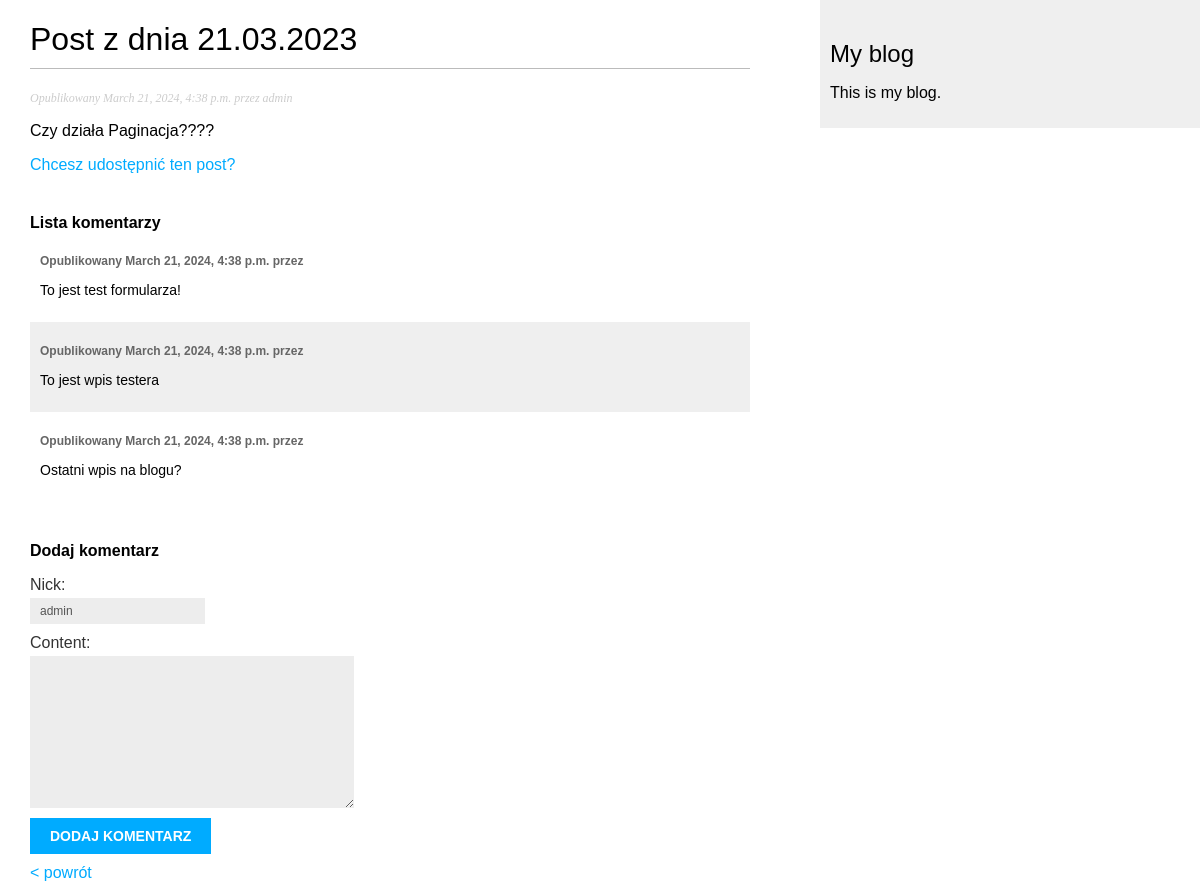
Screenshot of /blog/2024/3/21/post-z-dnia-21032023 (signed in) with the database file from the repository.
### blog/models.py (models this page shows, shortened)
class Post(models.Model):
    class Status(models.TextChoices):
        DRAFT = 'DF', 'Roboczy'
        PUBLISHED = 'PB', 'Opublikowany'
    title = models.CharField(max_length=200)
    slug = models.SlugField(max_length=200,
                            unique_for_date='publish')
    author = models.ForeignKey(User,
                               on_delete=models.CASCADE,
                               related_name='blog_post')
    body = models.TextField()
    publish = models.DateTimeField(default=timezone.now)
    create = models.DateTimeField(auto_now_add=True)
    update = models.DateTimeField(auto_now=True)
    status = models.CharField(max_length=2,
                              choices=Status.choices,
                              default=Status.DRAFT)
    object = models.Manager()
    published = PublishManager()
    class Meta:
        ordering = ['-publish']
        indexes = [
            models.Index(fields=['-publish'])
        ]

class Comment(models.Model):
    nick = models.CharField(max_length=30)
    content = models.CharField(max_length=1000)
    create = models.DateTimeField(auto_now_add=True)
    author = models.ForeignKey(User,
                               null=True,
                               default=None,
                               blank=True,
                               related_name='comments',
                               on_delete=models.CASCADE)
    post = models.ForeignKey(Post,
                             related_name='comments',
                             on_delete=models.CASCADE)

### blog/views.py (the view)
def post_detail(request, year, month, day, post):
    post = get_object_or_404(Post,
                             status=Post.Status.PUBLISHED,
                             slug=post,
                             publish__year=year,
                             publish__month=month,
                             publish__day=day)
    comments = post.comments.all()
    comment_form = CommentForm()
    if request.user.is_authenticated:
        comment_form.fields['nick'].disabled = True
        comment_form.fields['nick'].initial = request.user.username
    return render(request,
                  'post/detail.html',
                  {'post': post, 'comment_form': comment_form, 'comments': comments})

### blog/forms.py
class CommentForm(forms.Form):
    nick = forms.CharField(min_length=3, max_length=30, required=True)
    content = forms.CharField(min_length=10, max_length=1000, required=True, widget=forms.Textarea)

### blog/templates/post/detail.html (shortened to what this page needs)
{% extends "base.html" %}
{% block content %}
  <h1>{{ post.title }}</h1>
  <p class="date">
    Opublikowany {{ post.publish }} przez {{ post.author }}
  </p>
  {{ post.body|linebreaks }}
  <p>
    <a href='{% url "blog:post_share" post.id %}'>
      Chcesz udostępnić ten post?
  </a>
  <h4>Lista komentarzy</h4>
  <div class="comments-list">
  {% if post.comments.count > 0 %}
    {% for comment in comments %}
      <div class="comment">
          <p class="info">
            Opublikowany {{ post.create }} przez {{ post.nick }}
          </p>
          <p class="content">
            {{ comment.content }}
          </p>
      </div>
    {% endfor %}
  {% else %}
    <p>Brak komentarzy.</p>
  {% endif %}
  </div>
  <h4>Dodaj komentarz</h4>
  <div>
    <form method="post" action="{% url 'blog:add_comment' post_id=post.id %}">
      {{ comment_form.as_p }}
      <input type="submit" value="Dodaj komentarz">
    </form>
    <br class="clear" />
  </div>
  <a href="{% url 'blog:post_list' %}">&lt; powrót</a>
{% endblock %}

### static/blog.css (style rules this page uses)
body { margin:0; padding:0; font-family:helvetica, sans-serif; }
a { color:#00abff; text-decoration:none; }
h1 { font-weight:normal; border-bottom:1px solid #bbb; padding:0 0 10px 0; }
h4 { margin-top: 40px; margin-bottom: 0; }
p.date { color:#ccc; font-family: georgia, serif; font-size: 12px; font-style: italic; }
label { float:left; clear:both; color:#333; margin-bottom:4px; }
input, textarea { clear:both; float:left; margin:0 0 10px; background:#ededed; border:0; padding:6px 10px; font-size:12px; }
input[type=submit] { font-weight:bold; background:#00abff; color:#fff; padding:10px 20px; font-size:14px; text-transform:uppercase; }
.comment { padding:10px; }
.comment:nth-child(even) { background:#efefef; }
.comment .info { font-weight:bold; font-size:12px; color:#666; }
.comment .content { font-size: 14px; }

### rows the page displays
Post: title "Post z dnia 21.03.2023", publish "March 21, 2024, 4:38 p.m.", author "admin", body "Czy działa Paginacja????", create "March 21, 2024, 4:38 p.m."
Comment: content "To jest test formularza!"
Comment: content "To jest wpis testera"
Comment: content "Ostatni wpis na blogu?"
